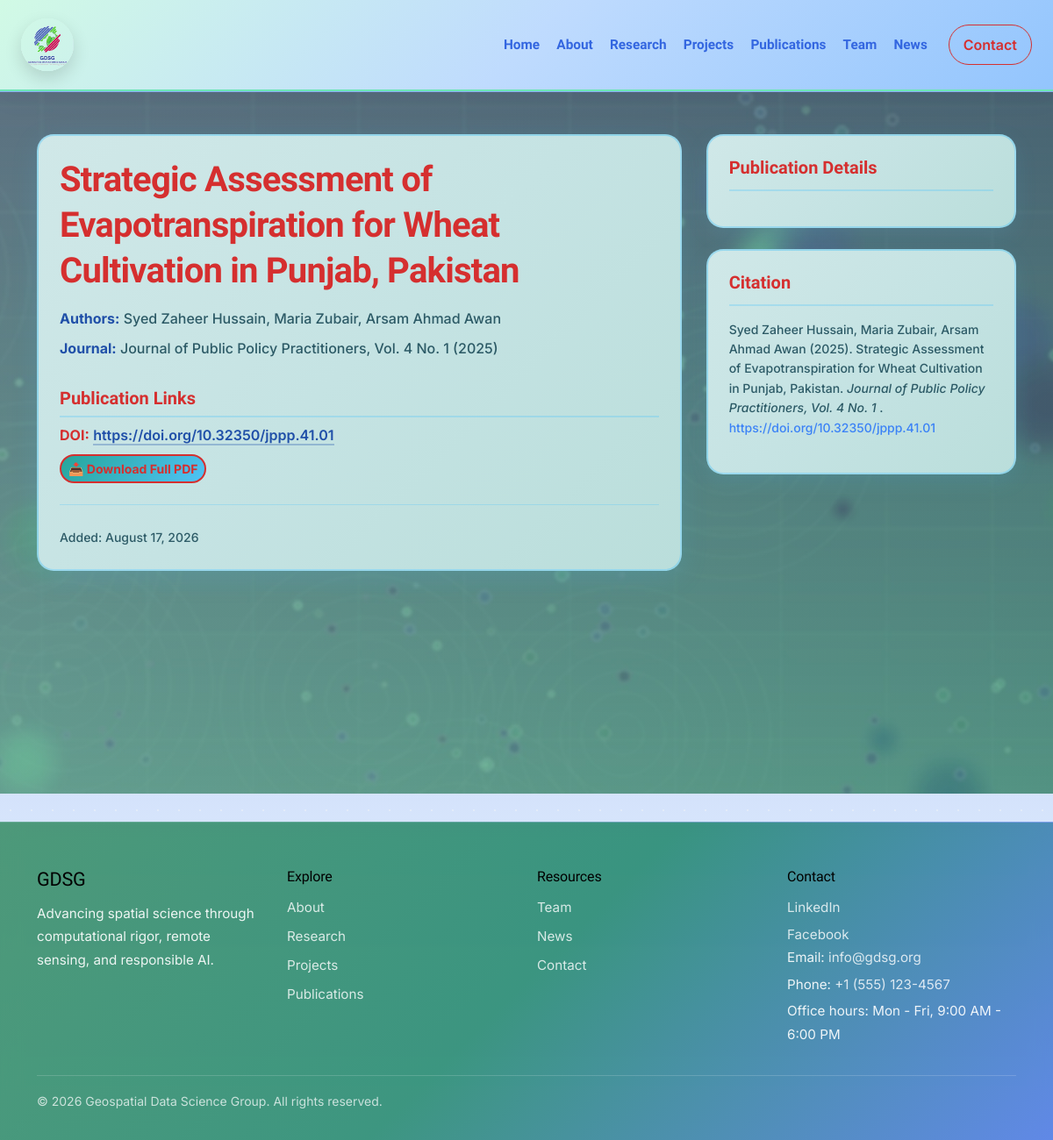
Page /publication_detail.php?id=1 on the committed database.
### tables this page shows
CREATE TABLE IF NOT EXISTS publications (
    id INT AUTO_INCREMENT PRIMARY KEY,
    title VARCHAR(255) NOT NULL,
    authors VARCHAR(255),
    journal VARCHAR(255),
    volume VARCHAR(50),
    issue VARCHAR(50),
    pages VARCHAR(50),
    year YEAR,
    published_date DATE,
    summary TEXT,
    abstract TEXT,
    keywords TEXT,
    doi VARCHAR(255),
    pdf_url VARCHAR(255),
    journal_url VARCHAR(255),
    featured_image VARCHAR(255),
    issn_e VARCHAR(20),
    issn_p VARCHAR(20),
    publication_frequency VARCHAR(100),
    peer_review_type VARCHAR(100),
    publication_fee VARCHAR(100),
    abbreviation VARCHAR(50),
    created_at TIMESTAMP DEFAULT CURRENT_TIMESTAMP,
    updated_at TIMESTAMP DEFAULT CURRENT_TIMESTAMP ON UPDATE CURRENT_TIMESTAMP
);

### includes/components.php (called while the page is built, shortened)
<?php
function get_publication($pdo, $id) {
    try {
        $stmt = $pdo->prepare('SELECT * FROM publications WHERE id = :id LIMIT 1');
        $stmt->execute([':id'=>(int)$id]);
        return $stmt->fetch(PDO::FETCH_ASSOC) ?: null;
    } catch (Exception $e) {
        return null;
    }
}
?>

### publication_detail.php (the view, shortened to what this page needs)
<?php
require __DIR__ . '/includes/db.php';
require __DIR__ . '/includes/components.php';
require __DIR__ . '/includes/header.php';
$id = isset($_GET['id']) ? (int)$_GET['id'] : 0;
$item = $id ? get_publication($pdo, $id) : null;
?>
<section class="publication-detail-section py-5">
    <div class="container">
        <?php if (!$item): ?>
            <div class="alert alert-warning">Publication not found.</div>
        <?php else: ?>
            <div class="row g-4">
                <div class="col-lg-8">
                    <article class="publication-detail-article card-soft p-4">
                        <header class="mb-4">
                            <h1 class="display-6 fw-bold mb-3"><?php echo htmlspecialchars($item['title']); ?></h1>
                            <div class="text-muted mb-2">
                                <strong>Authors:</strong> <?php echo htmlspecialchars($item['authors']); ?>
                            </div>
                            <div class="text-muted mb-2">
                                <strong>Journal:</strong> <?php echo htmlspecialchars($item['journal']); ?>
                                (<?php echo htmlspecialchars($item['year']); ?>)
                            </div>
                        </header>
                        <div class="publication-links mb-4">
                            <h2 class="h5 fw-bold mb-2">Publication Links</h2>
                            <?php if (!empty($item['doi'])): ?>
                                <p class="mb-2">
                                    <strong>DOI:</strong> <a href="<?php echo htmlspecialchars($item['doi']); ?>" target="_blank" rel="noopener">
                                        <?php echo htmlspecialchars($item['doi']); ?>
                                    </a>
                                </p>
                            <?php endif; ?>
                            <?php if (!empty($item['pdf_url'])): $pdf = $item['pdf_url']; if (strpos($pdf, '/') !== 0 && strpos($pdf, 'http') !== 0) $pdf = '/' . ltrim($pdf, '/'); ?>
                                <p>
                                    <a class="btn btn-primary btn-sm" href="<?php echo htmlspecialchars($pdf); ?>" target="_blank" rel="noopener">
                                        📥 Download Full PDF
                                    </a>
                                </p>
                            <?php endif; ?>
                        </div>
                        <footer class="mt-4 pt-4 border-top text-muted">
                            <small>Added: <?php echo date('F d, Y', strtotime($item['created_at'])); ?></small>
                        </footer>
                    </article>
                </div>
                <div class="col-lg-4 publication-detail-sidebar">
                    <div class="card card-soft p-4 mb-4">
                        <h3 class="h5 fw-bold mb-3">Publication Details</h3>
                    </div>
                    <div class="card card-soft p-4">
                        <h3 class="h5 fw-bold mb-3">Citation</h3>
                        <p class="small text-muted">
                            <?php echo htmlspecialchars($item['authors']); ?> (<?php echo htmlspecialchars($item['year']); ?>).
                            <?php echo htmlspecialchars($item['title']); ?>.
                            <em><?php echo htmlspecialchars($item['journal']); ?></em>
                            <?php if (!empty($item['doi'])): ?>. <a href="<?php echo htmlspecialchars($item['doi']); ?>" target="_blank">
                                <?php echo htmlspecialchars($item['doi']); ?>
                            </a><?php endif; ?>
                        </p>
                    </div>
                </div>
            </div>
        <?php endif; ?>
    </div>
</section>
<?php include __DIR__ . '/includes/footer.php'; ?>

### rows in the picture
publications: title "Strategic Assessment of Evapotranspiration for Wheat Cultivation in Punjab, Pakistan", authors "Syed Zaheer Hussain, Maria Zubair, Arsam Ahmad Awan", journal "Journal of Public Policy Practitioners, Vol. 4 No. 1", year "2025", doi "https://doi.org/10.32350/jppp.41.01", created_at "August 17, 2026"
